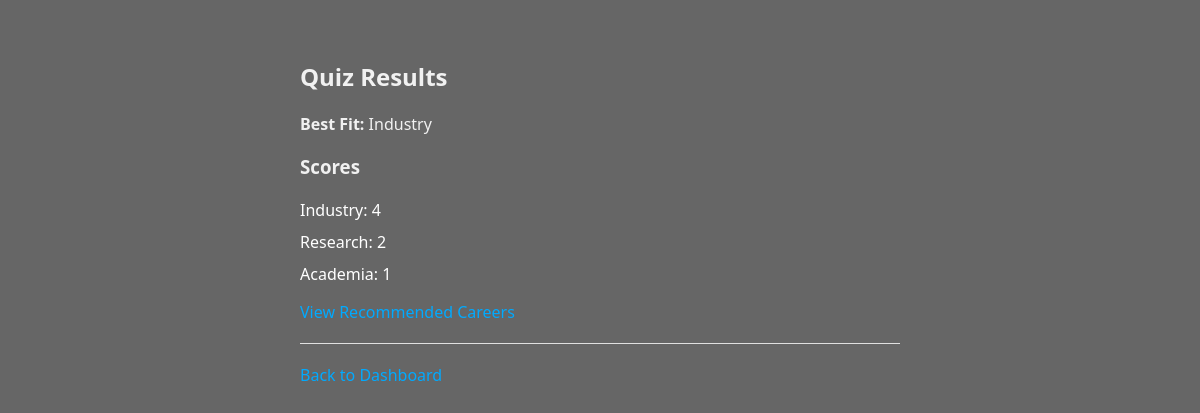
The page /results/1 (signed in) on the database its author committed.
### models.py (models this page shows)
class QuizResult(db.Model):
    id = db.Column(db.Integer, primary_key=True)
    student_id = db.Column(db.Integer, db.ForeignKey("user.id"))
    industry_score = db.Column(db.Integer, default=0)
    research_score = db.Column(db.Integer, default=0)
    academia_score = db.Column(db.Integer, default=0)
    chosen_path = db.Column(db.String(20))

### myapp.py (the view)
@app.route("/results/<int:result_id>")
@login_required
def results(result_id):
    result = QuizResult.query.get_or_404(result_id)
    if current_user.role == "student" and result.student_id != current_user.id:
        flash("Access denied.")
        return redirect(url_for("student_dashboard"))
    return render_template("results.html", result=result)

### myapp.py (called while the page is built)
@login_manager.user_loader
def load_user(user_id):
    return User.query.get(int(user_id))

### templates/results.html (shortened to what this page needs)
<!DOCTYPE html>
<html lang="en">
<head>
  <link rel="stylesheet" href="{{ url_for('static', filename='style.css') }}">
</head>
<body>
  <div class="content-wrapper">
    <h2>Quiz Results</h2>
    <p><strong>Best Fit:</strong> {{ result.chosen_path | capitalize }}</p>
    <h3>Scores</h3>
    <ul>
      <li>Industry: {{ result.industry_score }}</li>
      <li>Research: {{ result.research_score }}</li>
      <li>Academia: {{ result.academia_score }}</li>
    </ul>
    <p><a href="{{ url_for('career_info', path_name=result.chosen_path) }}">View Recommended Careers</a></p>
    <hr>
    <a href="{{ url_for('student_dashboard') }}">Back to Dashboard</a>
  </div>
</body>
</html>

### static/style.css (style rules this page uses)
body { font-family: 'Segoe UI', Tahoma, Geneva, Verdana, sans-serif; background: url("https://images.unsplash.com/photo-1581092588429-9b6f8d69e51e?auto=format&fit=crop&w=1400&q=80") no-repeat center center fixed; background-size: cover; color: #fff; display: flex; flex-direction: column; justify-content: flex-start; min-height: 100vh; margin: 0; }
body::before { content: ""; position: fixed; top: 0; left: 0; width: 100%; height: 100%; background-color: rgba(0, 0, 0, 0.6); z-index: -1; }
.content-wrapper { width: 100%; max-width: 600px; margin: 20px auto; padding: 20px; min-height: auto; }
h1, h2, h3, h4 { color: #f1f1f1; margin-bottom: 20px; font-weight: 600; }
a { color: #00aaff; text-decoration: none; }
p { margin: 10px 0; color: #f1f1f1; }
ul { list-style-type: none; padding: 0; }
li { margin: 10px 0; }
hr { border: 0; height: 1px; background: #e0e0e0; margin: 20px 0; }

### rows shown on the page
QuizResult: chosen_path "Industry", industry_score "4", research_score "2", academia_score "1"
